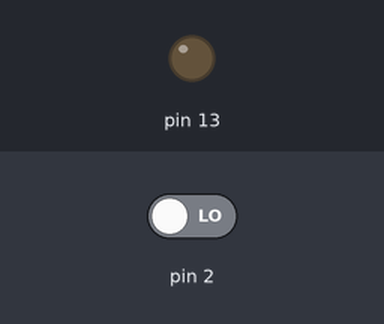
This sketch was run on a simulated Arduino Uno, built with avr-gcc and run on an emulated ATmega328P. On the bench: output pins drawn as LEDs (lit = HIGH). Inputs (shaded band) come from the test bench; at power-on: pin 2 LOW.

Above: at 1.2 s.
1.3 s: pin 2 driven HIGH
At 2.0 s:
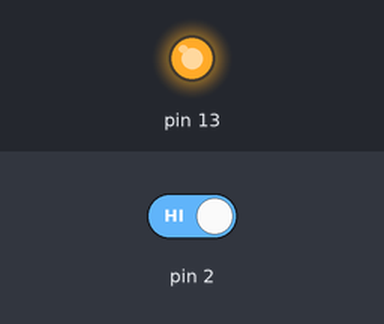
2.8 s: pin 2 driven LOW
At 3.1 s:
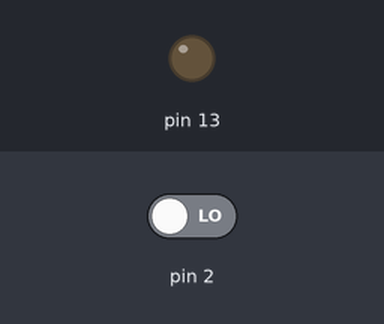
Timing chart, 0 to 5.8 s (numbered marks = the images above; inputs shaded):
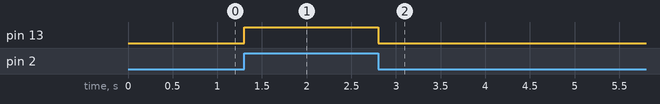

The sketch:

buttonled.ino
```cpp
int btnread=0;
void setup() {
  // put your setup code here, to run once:
  pinMode(2,INPUT);
  pinMode(13,OUTPUT);
}

void loop() {
  // put your main code here, to run repeatedly:
  btnread=digitalRead(2);
  if(btnread==HIGH){
    digitalWrite(13,HIGH);

  }
  else{
    digitalWrite(13,LOW);
  }
}
```

Measured:
- after the input at 1.3 s, pin 13: LOW → HIGH at once
- after the input at 2.8 s, pin 13: HIGH → LOW at once
